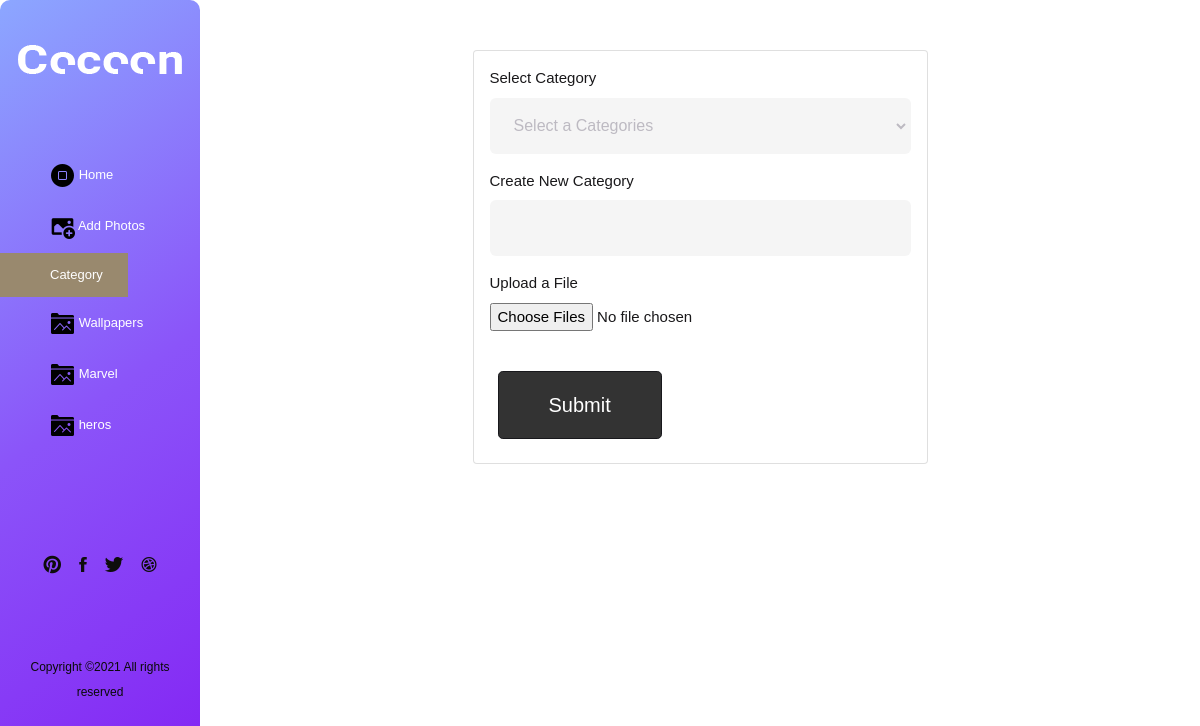
The app's page /add, older data.
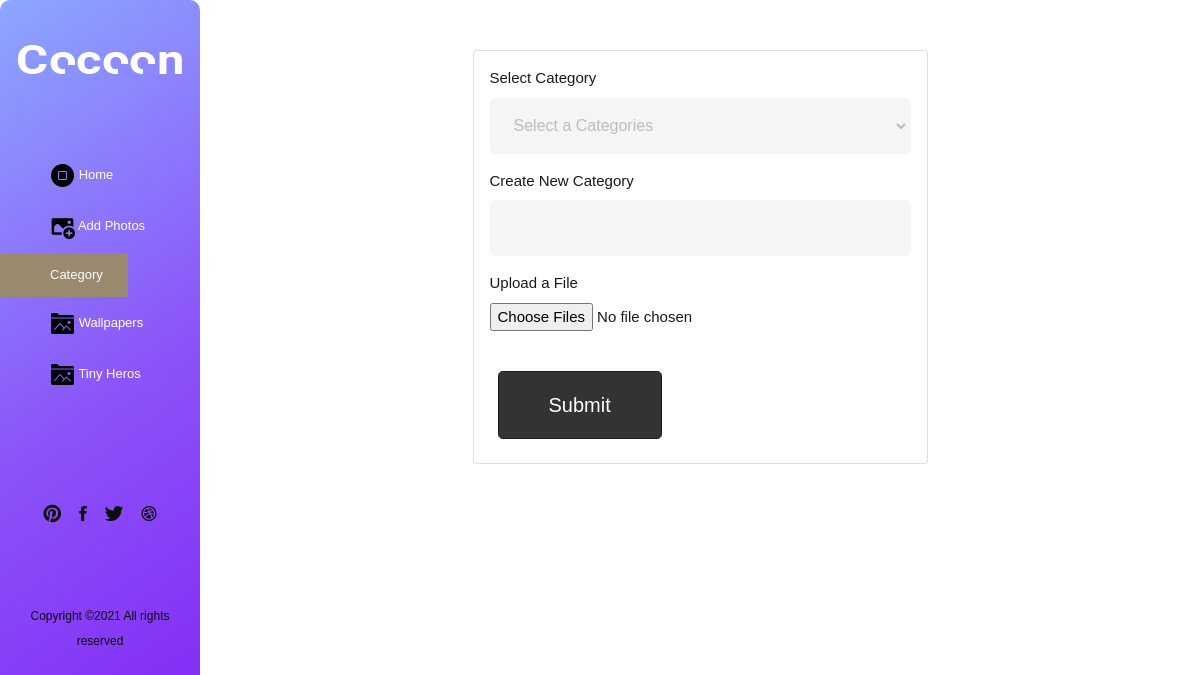
The same page, newer data.
### Home/models.py (models this page shows, shortened)
class Basemodel(models.Model):
    id = models.UUIDField(primary_key=True, default=uuid.uuid4, editable=False)
    created_at = models.DateTimeField(auto_now_add=True)
    updated_at = models.DateTimeField(auto_now=True)
    class Meta:
        abstract = True

class Category(Basemodel):
    name = models.CharField(max_length=100, null=False,blank=False)

### Home/views.py (the view, shortened to what this page needs)
# urls.py: path('add', addphotos, name='addphotos'),
def addphotos(request):
    try:
        categories = Category.objects.all()
    except Exception as e:
        print(e)
    return render(request, 'home/addphotos.html',{'cata': categories})

### templates/home/addphotos.html (shortened to what this page needs)
<!DOCTYPE html>
<html lang="en">
    {% load static %}
<head>
    <link  type="text/css" rel="stylesheet" href="{% static 'css/lib/bootstrap.min.css' %}">
    <link href="{% static 'assets/css/font-awesome.min.css' %}" rel="stylesheet">
    <link href="{% static 'assets/css/et-line.css' %}" rel="stylesheet">
    <link href="{% static 'assets/css/ionicons.min.css' %}" rel="stylesheet">
    <link href="{% static 'assets/css/slick.css' %}" rel="stylesheet">
    <link rel="stylesheet" href="{% static 'assets/css/animate.min.css' %}">
    <link href="{% static 'assets/css/main.css' %}" rel="stylesheet">
</head>
<body>
<div class="body-container container-fluid">
    <div class="row justify-content-center">
        <div class="col-lg-2 col-md-3 col-12 menu_block">
            <div class="logo_box">
                <a href="/">
                    <img src="{% static 'assets/img/logo.png' %}" alt="cocoon">
                </a>
            </div>
            <div class="side_menu_section">
                <ul class="menu_nav">
                    <li>
                        <a href="/"><img src="{% static 'button25.png' %}" alt="cocoon">
                            Home
                        </a>
                    </li>
                    <li>
                        <a href="{% url 'addphotos' %}"><img src="{% static 'image25.png' %}" alt="cocoon">
                            Add Photos
                        </a>
                    </li>
                    <li class="active">
                        <a href="">
                            Category
                        </a>
                    </li>
                    {% for category in cata %}
                    <li>
                        <a href="{% url 'home'%}?category={{category.name}}"><img src="{% static 'folder25.png' %}" alt="cocoon">
                            {{category.name}}
                        </a>
                    </li>
                    {% endfor %}
                </ul>
            </div>
            <div class="side_menu_bottom">
                <div class="side_menu_bottom_inner">
                    <ul class="social_menu">
                        <li>
                            <a href="#"> <i class="ion ion-social-pinterest"></i> </a>
                        </li>
                        <li>
                            <a href="#"> <i class="ion ion-social-facebook"></i> </a>
                        </li>
                        <li>
                            <a href="#"> <i class="ion ion-social-twitter"></i> </a>
                        </li>
                        <li>
                            <a href="#"> <i class="ion ion-social-dribbble"></i> </a>
                        </li>
                    </ul>
                    <div class="copy_right">
                        <p class="copyright">Copyright &copy;<script>document.write(new Date().getFullYear());</script> All rights reserved </p>
                    </div>
                </div>
            </div>
        </div>
        <div class="col-lg-10 col-md-9 col-12 body_block  align-content-center">
            <div class="row justify-content-center">
                <div class="col-md-6">
                    <div class="card">
                        <form action="" method="post" enctype="multipart/form-data">
                            <div class="form-group m-3">
                                <label>Select Category</label>
                                <select name="category" class="form-control">
                                <option value="none">Select a Categories</option>
                                </select>
                            </div>
                            <div class="form-group m-3">
                                <label>Create New Category</label>
                                <input name="Category_new" type="text" class="form-control">
                            </div>
                            <div class="form-group m-3">
                                <label>Upload a File</label><br>
                                <input type="file"multiple class="form-control-file" name="image">
                            </div>
                            <button type="submit" class="btn btn-dark btn-lg m-4">Submit</button>
                        </form>
                    </div>
                </div>
            </div>
        </div>
    </div>
</div>
</body>
</html>

### static/assets/css/main.css (style rules this page uses)
body { font-family: CircularStd, sans-serif; font-size: 15px; color: #19181a }
p { font-size: 16px; font-family: CircularStd, sans-serif; margin: 0 0 15px; line-height: 2.1; font-weight: 300; color: #9c9ca9; }
p:last-child { margin-bottom: 0; }
a { color: inherit; text-decoration: none; cursor: pointer; font-size: 13px; font-weight: 400; -webkit-transition: all 0.4s ease-in-out; transition: all 0.4s ease-in-out; }
img { max-width: 100%; }
.body-container { position: relative; }
.form-control { padding: 25px 15px; background: #f5f5f5; width: 100% !important; border-radius: 6px; border: none; font-size: 16px; color: #bdbac2 !important }
.form-group .form-control { padding: 0 18px; height: 56px; font-weight: 400; border: 2px solid transparent }
.form-group .form-control::placeholder { font-weight: 400 }
.menu_block { background: linear-gradient( 145deg ,rgba(140,167,255,1) 0,rgba(139,84,249,1) 50%,rgba(131,33,243,1) 100%); padding: 0; height: 100%; position: fixed; z-index: 1; top: 0; left: 0; z-index: 1; overflow-x: hidden; overflow-y: scroll; padding-top: 20px; border-radius: 10px; width:20%; background-color: #555; }
.menu_block .logo_box { text-align: center; padding: 25px 10px; }
.menu_block .side_menu_section { margin-top: 50px; }
.menu_block .copy_right { padding: 25px; color: #0c0c0b; margin-top: 50px; }
.menu_block .copy_right p { color: #0a0a09; font-size: 12px; text-align: center; font-weight: 500; }
.menu_nav { width: 100%; padding: 0; list-style: none; margin-left: 0; }
.menu_nav li { width: 100%; display: inline-block; padding: 0; margin-top: 2px; }
.menu_nav li a { display: inline-block; padding: 12px 25px 12px 50px; background-color: transparent; color: #ffffff; }
.menu_nav li.active a { background-color: #99896e; color: #ffffff; }
.social_menu { margin-top: 100px; text-align: center; padding: 0; list-style: none; }
.social_menu li { display: inline-block; }
.social_menu li a { padding: 7px; font-size: 20px; color: #0e0d0c; }
.body_block { background-color: #ffffff; padding: 50px 30px; margin-left: 200px; }
.btn-lg { padding: 18px 50px; }
.btn-dark { background-color: #333333; border: solid 1px #18181c; color: #ffffff; -webkit-transition: all 300ms ease-in-out; transition: all 300ms ease-in-out; }

Row changes from the older to the newer data that the page shows:
removed Category: name "Marvel"
removed Category: name "heros"
added Category: name "Tiny Heros"
